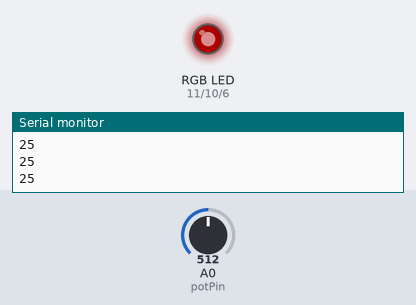
Bench run of a sketch on a simulated Arduino Uno, built with avr-gcc and run on an emulated ATmega328P. Parts: an RGB LED mixed from three pins (HIGH = lit), the last lines printed to the serial monitor. The inputs (shaded band) are chosen by the test bench; at power-on: A0 (potPin) = 512. Dim RGB values are drawn brighter than linear.

Above: at 1.2 s.
1.3 s: A0 (potPin) set to 0
4.3 s: A0 (potPin) set to 122
At 4.45 s:
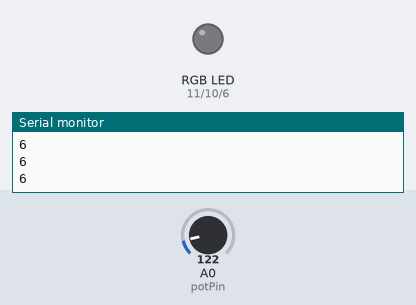
At 5.05 s:
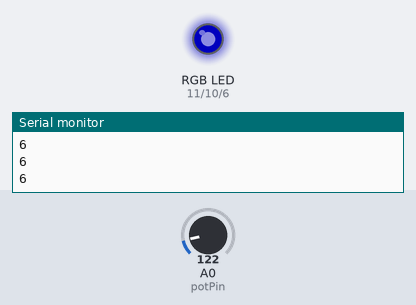
7.3 s: A0 (potPin) set to 716
At 7.49 s:
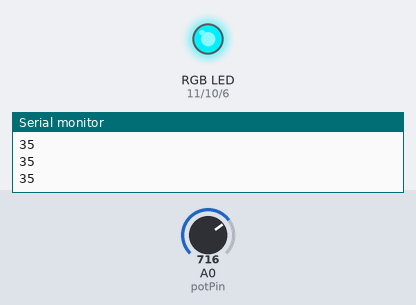
10.3 s: A0 (potPin) set to 900
13.3 s: A0 (potPin) set to 306
16.3 s: A0 (potPin) set to 1023
At 16.8 s:
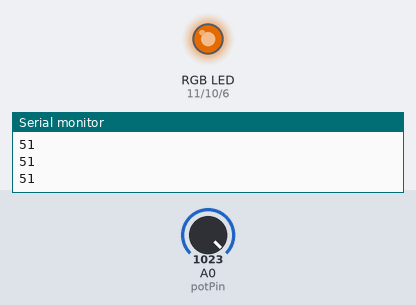
Timing chart, 0 to 23.9 s (numbered marks = the images above; inputs shaded):
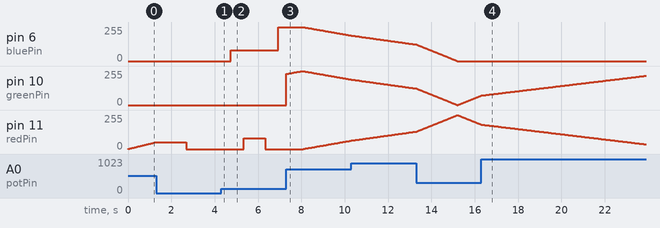

Measured:
- after the input at 4.3 s, pin 10 (greenPin): stays 0/255 (without the input it goes to 187/255 after 1.8 s)
- after the input at 16.3 s, pin 6 (bluePin): stays 0/255 (without the input it goes to 1/255 after 2.8 s)

The sketch:

RGBtransition.ino
```cpp
int redPin = 11;
int greenPin = 10;
int bluePin = 6;

int r = 0;
int g = 0;
int b = 0;

int potPin=A0;
int readValue;
int writeValue;

void setup() {
  Serial.begin(9600);
  pinMode(redPin, OUTPUT);
  pinMode(greenPin, OUTPUT);
  pinMode(bluePin, OUTPUT);
}

void loop() {
  setColor(255, 0, 0);    // red
  setColor(0, 255, 0);    // green
  setColor(0, 0, 255);    // blue
  setColor(255, 255, 0);  // yellow
  setColor(80, 0, 80);    // purple
  setColor(0, 255, 255);  // aqua
}

void setColor(int red, int green, int blue) {
  while ( r != red || g != green || b != blue ) {
    if ( r < red ) r += 1;
    if ( r > red ) r -= 1;

    if ( g < green ) g += 1;
    if ( g > green ) g -= 1;

    if ( b < blue ) b += 1;
    if ( b > blue ) b -= 1;

    _setColor();
    readValue = analogRead(potPin);
    writeValue = (255./1023.) * readValue/5;
    delay(writeValue);
    Serial.println(writeValue);

  }
}

void _setColor() {
  analogWrite(redPin, r);
  analogWrite(greenPin, g);
  analogWrite(bluePin, b);
}
```
